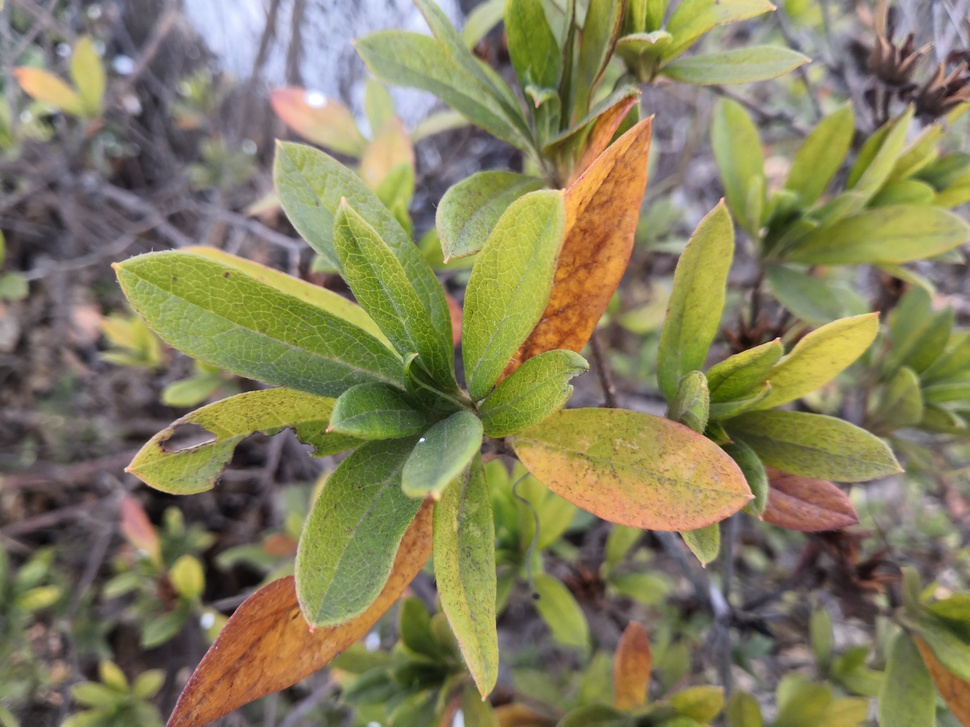
#> input picture water_and_fertilizer_CV/pyqt_project/最后完整的代码/dujuan_1.jpg, 970 x 727 px, shrunk from 4608 x 3456 before the run, found by its file name
$ jupyter execute --allow-errors '这次是最终版——图像前景背景分割(1).ipynb'
#> lines starting #> are read from the running program, lines starting #| are printed output that depends on the picture; after the words box and inside, x2 and y2 are one past the last pixel; in counts of white or black regions, pixels touching at a corner belong together
[cell 1]
import cv2
import numpy as np
from matplotlib import pyplot as plt


img = cv2.imread("dujuan_1.jpg")
#> img is the input picture: shape (727, 970, 3); mean B, G, R 92.9, 127.5, 132.6
#Convert to HSV space
HSV_img = cv2.cvtColor(img, cv2.COLOR_BGR2HSV)
#> HSV_img: shape (727, 970, 3); mean H, S, V 56.4, 85, 138.6
hue = HSV_img[:, :, 0]
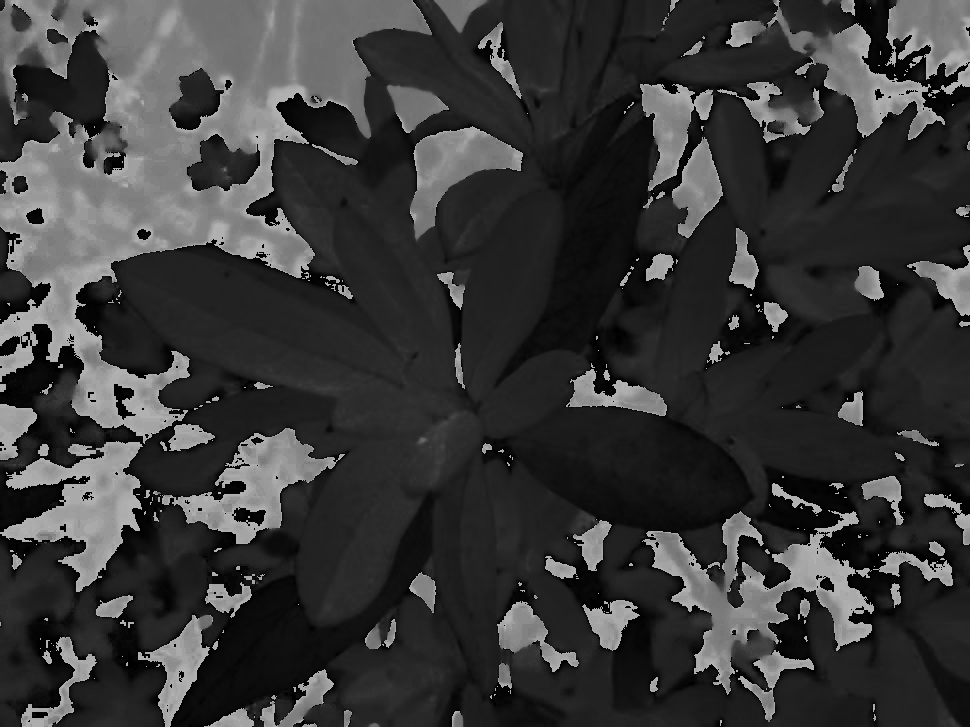
#> hue: shape (727, 970); min 0, max 179, mean 56.4


lower_gray = np.array([11, 0,0])
upper_gray = np.array([77,255,255])


mask = cv2.inRange(HSV_img, lower_gray, upper_gray)
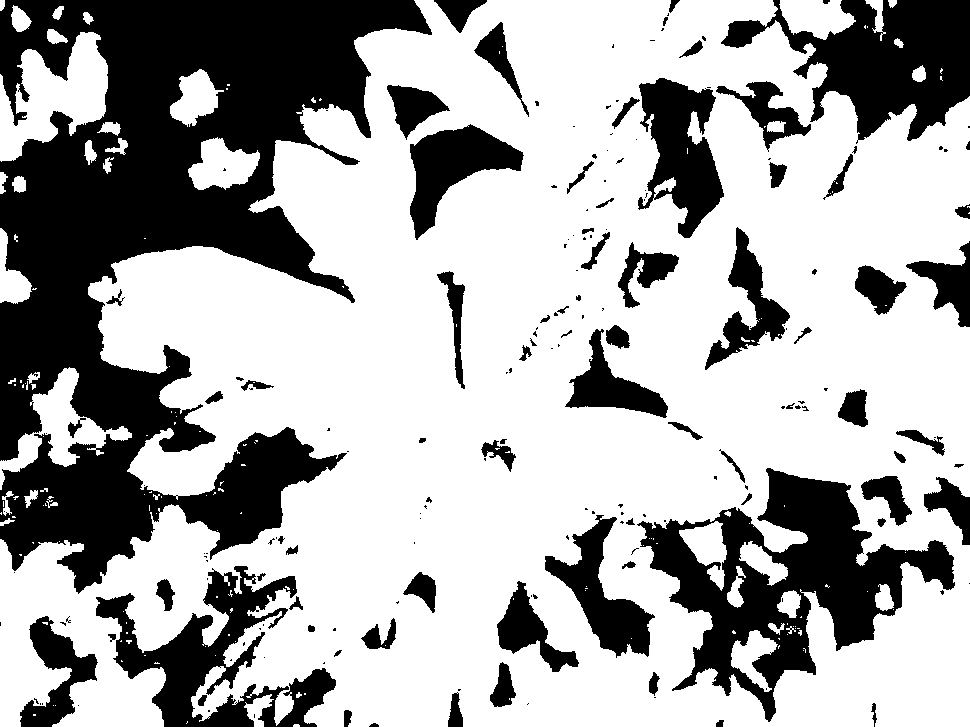
#> mask: shape (727, 970); 66.9% white; 190 black regions (108 under 20 px), largest, box (x1, y1, x2, y2) and area: (0, 0, 432, 594) 117219, (637, 468, 955, 722) 28861, (721, 0, 970, 144) 17607
# Bitwise-AND mask and original image
res2 = cv2.bitwise_and(img,img, mask= mask)
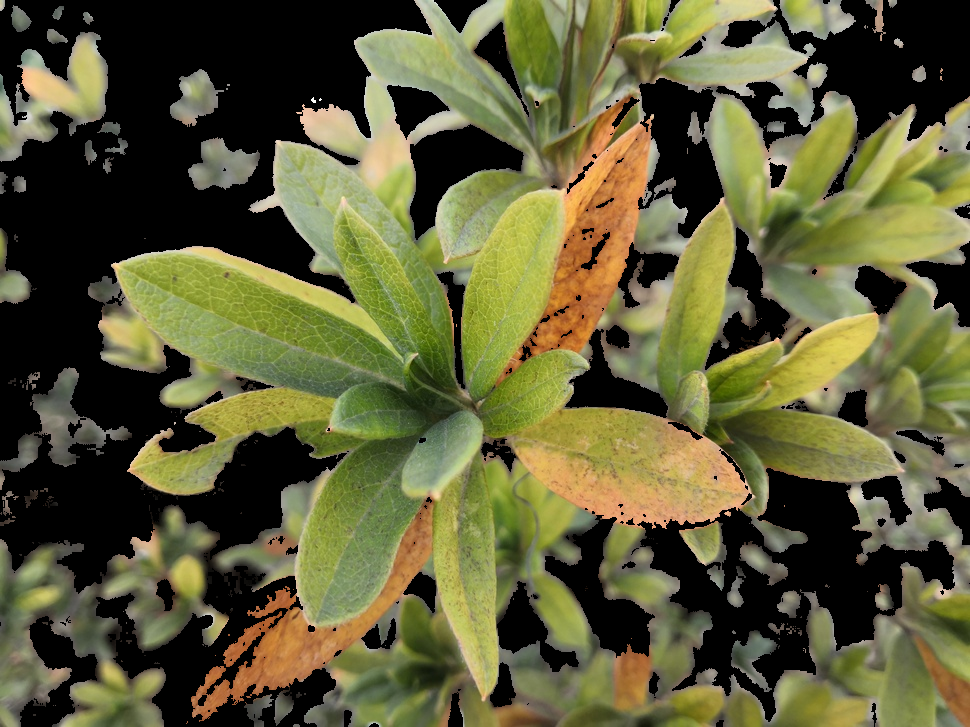
#> res2: shape (727, 970, 3); mean B, G, R 56.3, 93, 94.3


#cv2.namedWindow("zolo", 0)

#cv2.resizeWindow("zolo", 600, 600)

#cv2.imshow("zolo", res2)#显示第一幅图

#cv2.imwrite("green.jpg",res2)

plt.rcParams['figure.figsize'] = (10.0, 8.0)
plt.imshow(cv2.cvtColor(res2,cv2.COLOR_BGR2RGB))
plt.title('OResult'),plt.axis('off')

cv2.imwrite("res2.jpg",res2)
#> Out = True

[cell 2]
ret1, thresh1 = cv2.threshold(res2,0, 255, cv2.THRESH_BINARY)

plt.rcParams['figure.figsize'] = (10.0, 8.0)
plt.imshow(cv2.cvtColor(thresh1,cv2.COLOR_BGR2RGB))
plt.title('OResult'),plt.axis('off')

cv2.imwrite("aaa.jpg",thresh1)
#> Out = True

[cell 3]
img=thresh1

kernel_1 = cv2.getStructuringElement(cv2.MORPH_ELLIPSE, (200, 200))
opening = cv2.morphologyEx(img, cv2.MORPH_OPEN, kernel_1)
#> opening: shape (727, 970, 3); every value is 0

plt.rcParams['figure.figsize'] = (10.0, 8.0)
plt.imshow(opening)
#> (the rest of this cell did not finish here and is left out)

[cell 4]
img = thresh1


kernel = np.ones((20, 20), np.uint8)    # 矩形结构

kernel_2 = np.ones((200, 200), np.uint8)

kernel_3 = np.ones((300, 300), np.uint8)

erosion = cv2.erode(img, kernel)   # 腐蚀
dilation = cv2.dilate(img, kernel) # 膨胀
#> dilation: shape (727, 970, 3); 87.9% white; 48 black regions (15 under 20 px), largest, box (x1, y1, x2, y2) and area: (0, 0, 412, 426) 53630, (826, 0, 970, 120) 7790, (16, 451, 142, 573) 5510


erosion_2 = cv2.erode(img, kernel_2)

dilation_and_erosion =cv2.dilate(erosion_2, kernel_3)

kernel_1 = cv2.getStructuringElement(cv2.MORPH_RECT, (40, 40))
opening = cv2.morphologyEx(img, cv2.MORPH_OPEN, kernel_1)

closing = cv2.morphologyEx(img, cv2.MORPH_CLOSE, kernel_1)
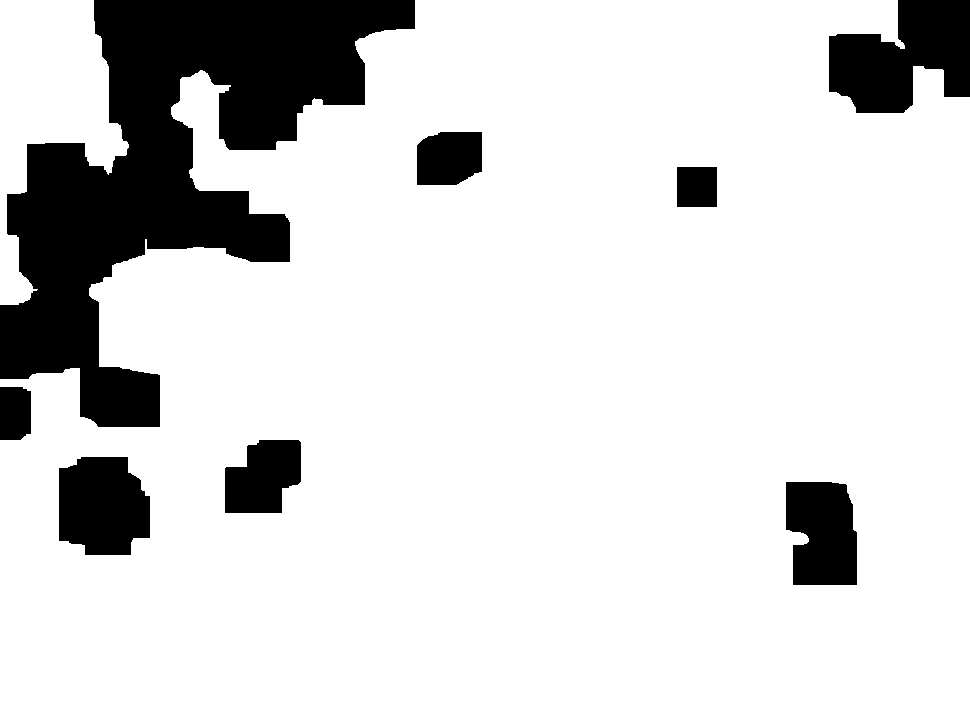
#> closing: shape (727, 970, 3); 84.7% white; 8 black regions, largest, box (x1, y1, x2, y2) and area: (0, 0, 415, 427) 72434, (829, 0, 970, 113) 11063, (59, 457, 150, 555) 7524

titles = ['Original', 'erosion', 'dilation','opening','closing','dilation_and_erosion']
images = [img, erosion, dilation, opening, closing,dilation_and_erosion]

plt.rcParams['figure.figsize'] = (20.0, 16.0)
# 使用Matplotlib显示
# 一行三列图
for i in range(6):
    plt.subplot(2, 3, i + 1)
    plt.imshow(images[i])
    plt.title(titles[i], fontsize=8)
    plt.xticks([]), plt.yticks([])
plt.show()
#> figure, not shown here; B, G, R data is drawn as R, G, B

[cell 5]
img = thresh1

kernel_2 = np.ones((200, 200), np.uint8)

kernel_3 = np.ones((300, 300), np.uint8)

erosion_2 = cv2.erode(img, kernel_2)

dilation_and_erosion =cv2.dilate(erosion_2, kernel_3)

plt.rcParams['figure.figsize'] = (10.0, 8.0)
plt.imshow(dilation_and_erosion)
plt.title(titles[i], fontsize=8)
plt.xticks([]), plt.yticks([])
plt.show()

cv2.imwrite("dilation_and_erosion.jpg",dilation_and_erosion)
#> Out = True

[cell 6]
#(五)分离颜色通道&多通道图像混合
import cv2
'''
cv2.split(m, mv):将一个多通道数组分离成几个单通道数组
m：我们需要进行分离的多通道数组
mv：函数的输出数组或者输出的vector容器
'''
import  argparse
import numpy as np

(B,G,R) = cv2.split(res2)#之前得到的图

mask=cv2.cvtColor(dilation_and_erosion,cv2.COLOR_BGR2GRAY)
#> mask: shape (727, 970); every value is 0

and_img_B = cv2.bitwise_and(B,mask)
and_img_G = cv2.bitwise_and(G,mask)
and_img_R = cv2.bitwise_and(R,mask)

titles = ['Red_Channel', 'Green_Channel', 'Blue_Channel']
images = [and_img_R, and_img_G, and_img_B]

plt.rcParams['figure.figsize'] = (20.0, 16.0)

# 使用Matplotlib显示
# 一行三列图
for i in range(3):
    plt.subplot(2, 3, i + 1)
    plt.imshow(images[i],cmap='gray')
    plt.title(titles[i], fontsize=8)
    plt.xticks([]), plt.yticks([])
plt.show()

[cell 7]
zeros = np.zeros(res2.shape[:2], np.uint8)

img_RGB = cv2.merge([and_img_R,and_img_G,and_img_B])

plt.rcParams['figure.figsize'] = (10.0, 8.0)
plt.imshow(img_RGB)
#plt.imshow(cv2.cvtColor(img_RGB, cv2.COLOR_BGR2RGB))

### 上面的图已经大成功了其实。

**我们再调一下参数**

[cell 8]
mask=cv2.cvtColor(opening,cv2.COLOR_BGR2GRAY)

and_img_B = cv2.bitwise_and(B,mask)
and_img_G = cv2.bitwise_and(G,mask)
and_img_R = cv2.bitwise_and(R,mask)

zeros = np.zeros(res2.shape[:2], np.uint8)

img_RGB = cv2.merge([and_img_R,and_img_G,and_img_B])
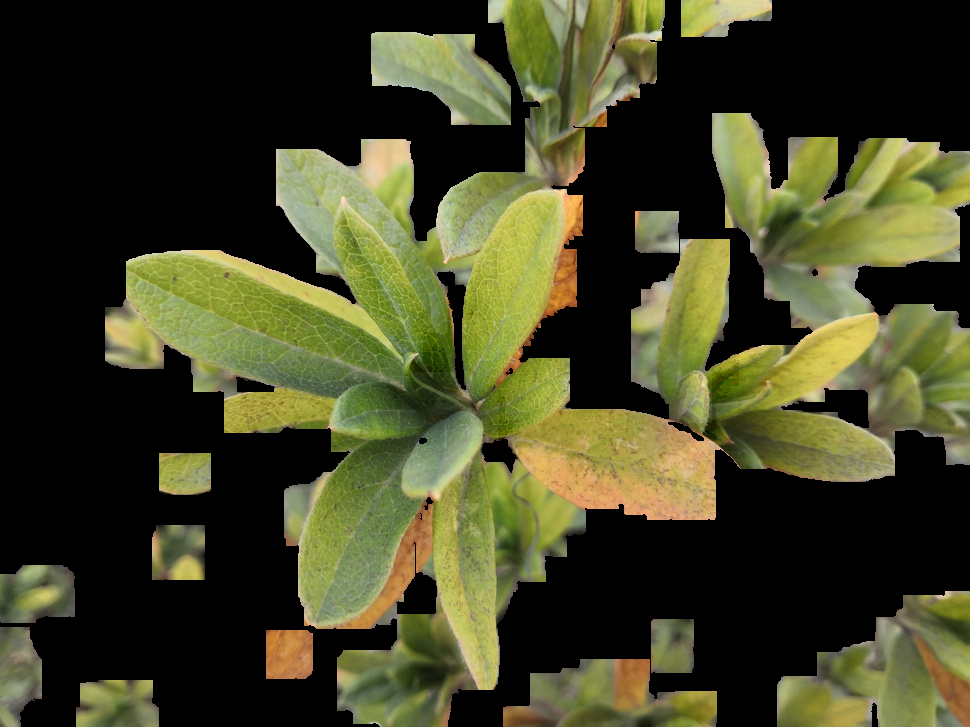
#> img_RGB: shape (727, 970, 3); mean R, G, B 65.5, 66.5, 36.7

plt.rcParams['figure.figsize'] = (10.0, 8.0)
plt.imshow(img_RGB)
#plt.imshow(cv2.cvtColor(img_RGB, cv2.COLOR_BGR2RGB))

[cell 9]
img=thresh1

opening=[img,0,0,0,0,0,0,0,0,0,0]
kernel_1 = cv2.getStructuringElement(cv2.MORPH_RECT, (20, 20))
j=0
for i in range(10):
    j=i+1
    opening[j] = cv2.morphologyEx(opening[i], cv2.MORPH_OPEN, kernel_1)
#> after the loop, opening = 11 items

plt.rcParams['figure.figsize'] = (10.0, 8.0)
plt.imshow(opening[9])
plt.xticks([]), plt.yticks([])
plt.show()
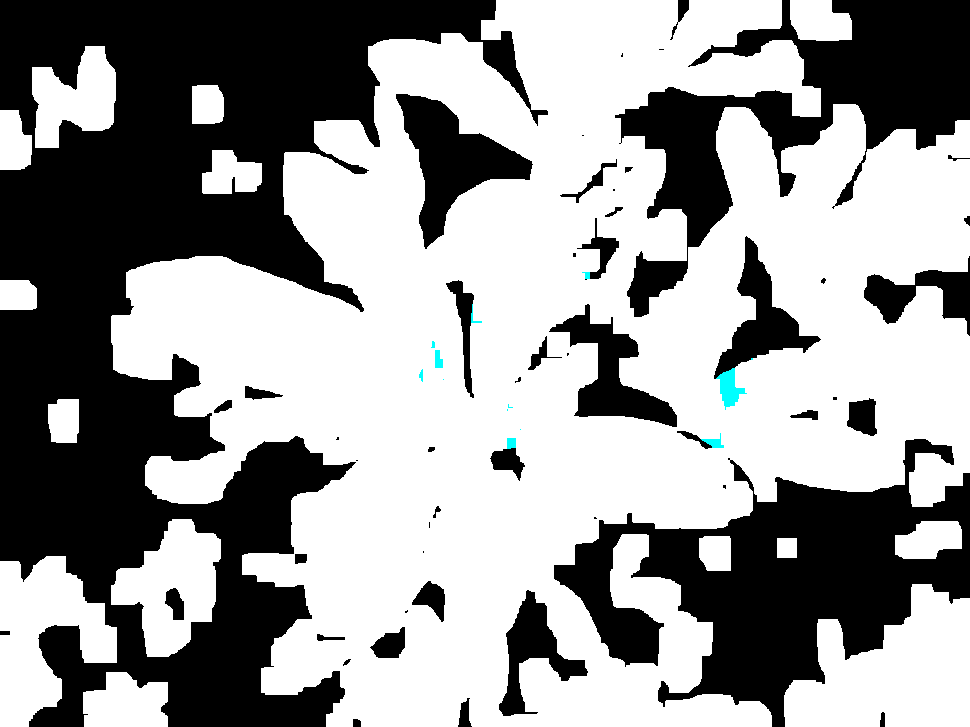
#> shown: shape (727, 970, 3); mean R, G, B 151.6, 152, 152
